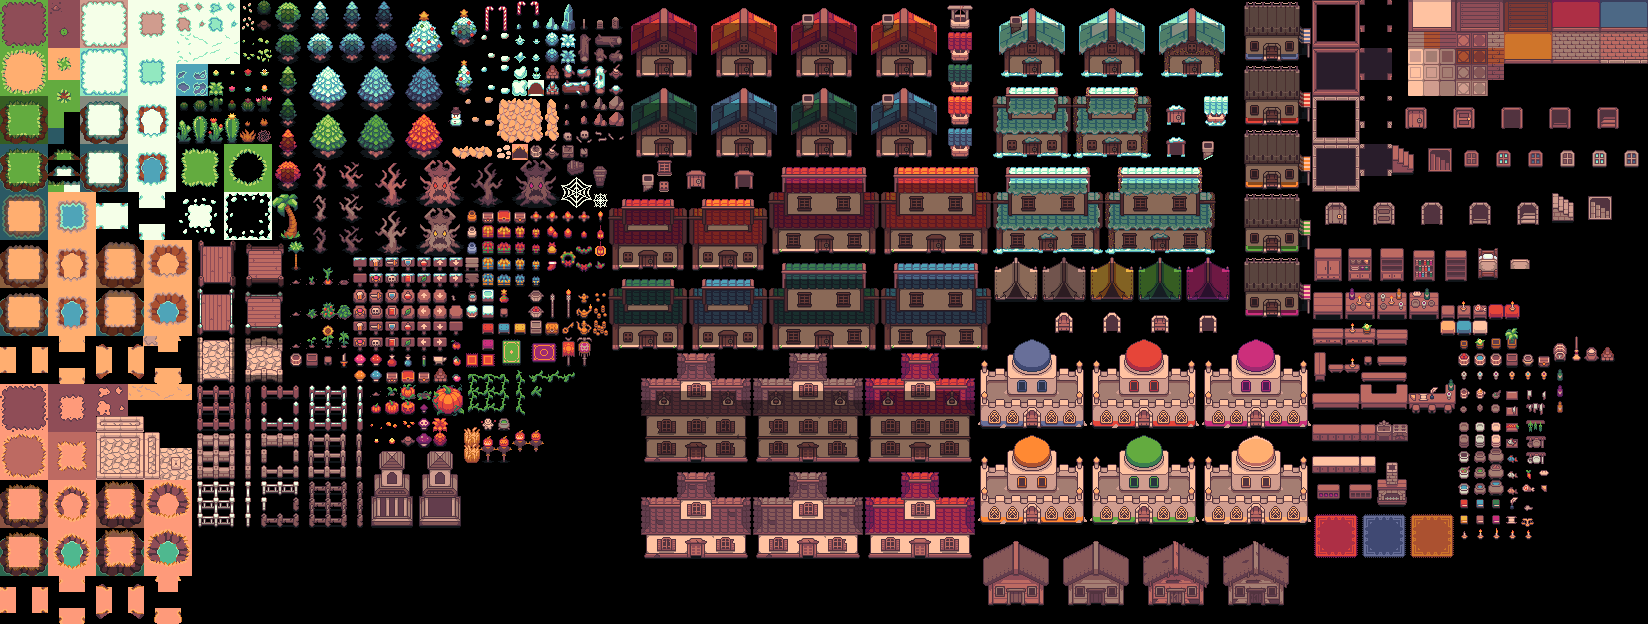

A level layout from a 2D game, rendered from its tile map. Below: a short description, then the map file with tile-grid data replaced by summaries:
An orthogonal 103x39 tile map with 16x16 px tiles, 2 tile layers (Warstwa Kafelków 1, Warstwa Kafelków 2), 2 tilesets.

<map version="1.10" tiledversion="1.10.1" orientation="orthogonal" renderorder="right-down" width="103" height="39" tilewidth="16" tileheight="16" infinite="0" nextlayerid="3" nextobjectid="1">
 <tileset firstgid="1" source="tileset.tsx" />
 <tileset firstgid="4018" source="kolizje.tsx" />
 <layer id="1" name="Warstwa Kafelków 1" width="103" height="39">
  <data>[4017 cells, 4017 non-empty, 4017 distinct tile ids]</data>
 </layer>
 <layer id="2" name="Warstwa Kafelków 2" width="103" height="39" opacity="0.46">
  <data>[4017 cells, 989 non-empty, 14 distinct tile ids]</data>
 </layer>
</map>